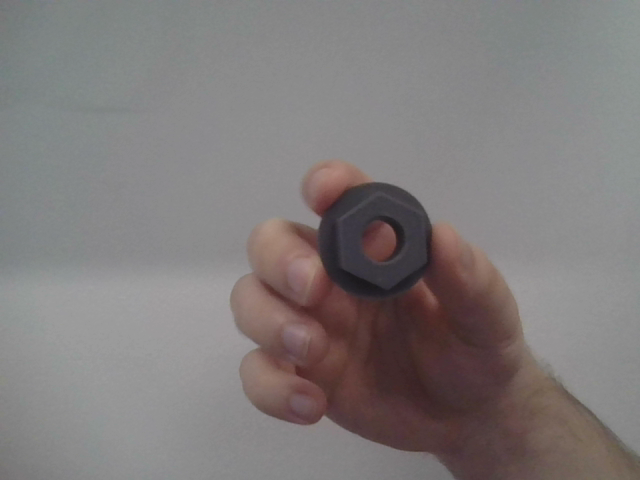
#> input picture Python Scripts/Serial COM - testing/datasets/Validation/bolt/frame_0000.png, 640 x 480 px; its folder holds only this picture in this run
$ python validate.py
#> lines starting #> are read from the running program, lines starting #| are printed output that depends on the picture


import os
import serial
import numpy as np
import time
import cv2
import struct


ser = serial.Serial('/dev/ttyUSB1', 115200, serial.EIGHTBITS, serial.PARITY_NONE, serial.STOPBITS_ONE)


def testImage(img_array):


    img=img_array.flatten()
    #print(len(img))
    for j in range(len(img)):
        var=int(img[j])

        ser.write(var.to_bytes(1,'little',signed=False))  # send bytearray over UART
        time.sleep(0.001)

    data = ser.read(4)

    # Convert bytes to an integer (assuming little-endian format)
    int_value = struct.unpack('<I', data)[0]
    print("Received: " + str(int_value))
    return int_value

    #if "output" in nn_res:
    #    print("Received 'output'. Sending data again...")

def process_image(imagePath, new_size):
#> called with imagePath = 'datasets/Validation/bolt/frame_0000.png', new_size = (48, 32)
    frame = cv2.imread(imagePath)
#> frame is the input picture: shape (480, 640, 3); mean B, G, R 122.6, 123, 128
    # Convert to grayscale if your model expects grayscale inputs
    gray = cv2.cvtColor(frame, cv2.COLOR_BGR2GRAY)
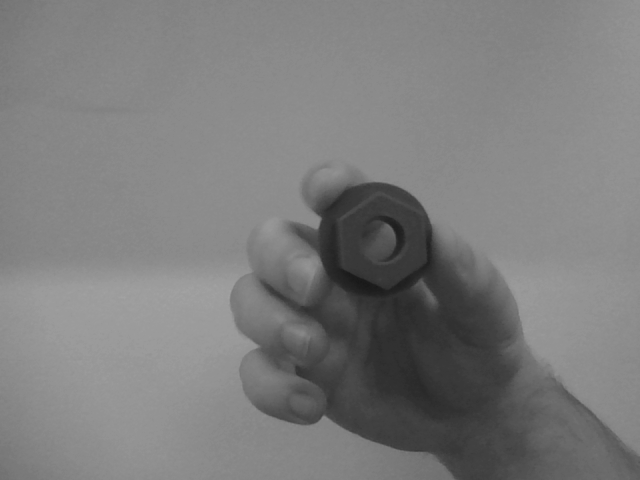
#> gray: shape (480, 640); min 24, max 163, mean 124.5
    # Resize the frame to your model's expected input size
    resized_frame = cv2.resize(gray, (32, 48))
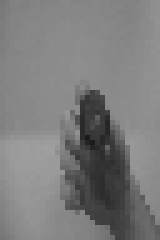
#> resized_frame: shape (48, 32) (shown 5 times larger); min 27, max 159, mean 124.5
    # Reshape and normalize the image
    img_array = np.expand_dims(resized_frame, axis=0)
    print(imagePath)
    result = testImage(img_array)
#> in testImage, `img=img_array.flatten()`: img = 1536 values, max 159 at index 937, min 27 at index 881, mean 124.5
#> the loop in testImage, `for j in range(len(img)):` made 1536 passes
#> var on passes 1 to 3: 119, 123, 129

    return result


#
validateFolder = ["datasets/Validation/bolt", "datasets/Validation/screw", "datasets/Validation/screwbolt"]

#Load x images from each folder

results = [[],[],[]]

i=0

for folder in validateFolder:
    #print(folder)
    c=0
    for filename in os.listdir(folder):

        #print(filename)
        imagePath = folder+"/"+filename
        #print(imagePath)
#> (the run stopped early here; a loop or call above may not have finished)

$ run again, on Python Scripts/Serial COM - testing/datasets/Validation/bolt/frame_0006.png
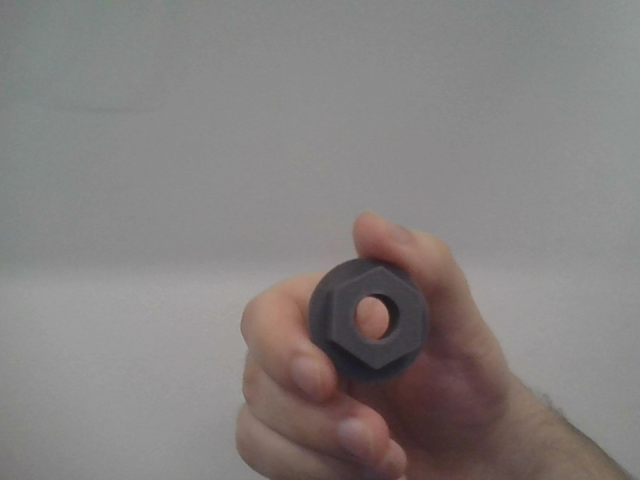
#> input picture Python Scripts/Serial COM - testing/datasets/Validation/bolt/frame_0006.png, 640 x 480 px
#> in process_image, frame is the input picture: shape (480, 640, 3); mean B, G, R 127.3, 128.4, 132.9
#> in process_image, `gray = cv2.cvtColor(frame, cv2.COLOR_BGR2GRAY)`:
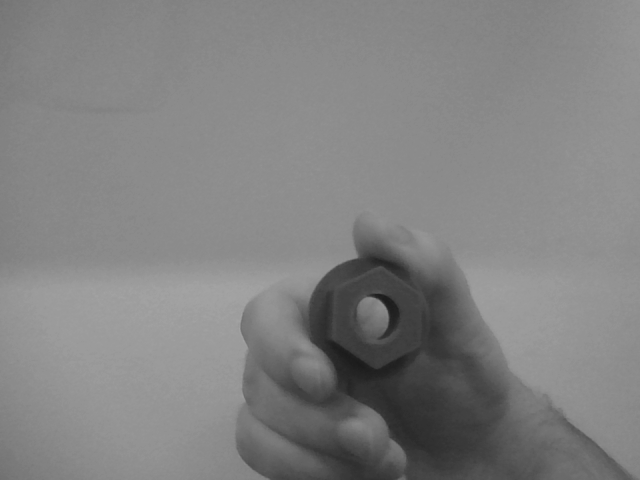
#> gray: shape (480, 640); min 26, max 163, mean 129.6
#> in process_image, `resized_frame = cv2.resize(gray, (32, 48))`:
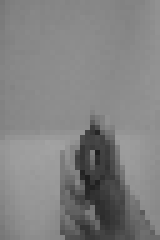
#> resized_frame: shape (48, 32) (shown 5 times larger); min 30, max 162, mean 129.6
#> img = 1536 values, max 162 at index 905, min 30 at index 979, mean 129.6
#> the loop in testImage, `for j in range(len(img)):` made 1536 passes
#> var on passes 1 to 3: 118, 125, 127
